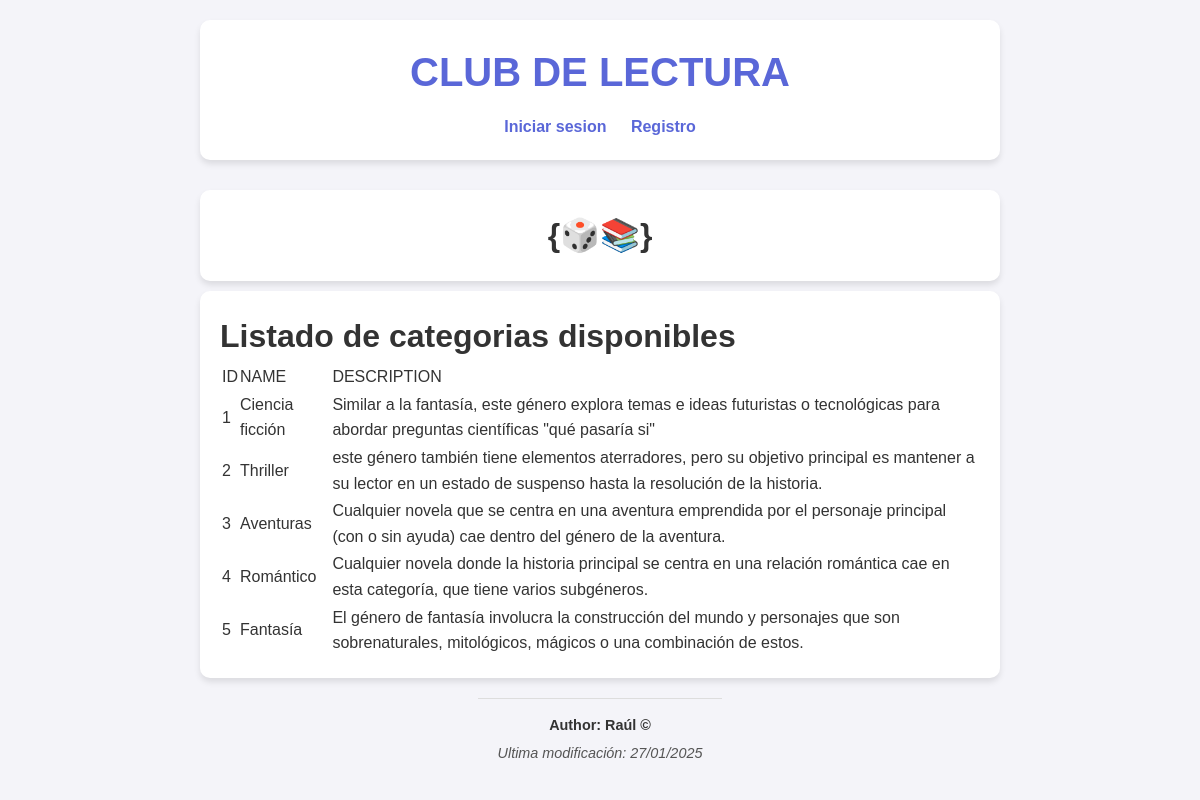
The page / on the database its author committed.
### tables this page shows
CREATE TABLE IF NOT EXISTS `categories` (
  `id` bigint(20) UNSIGNED NOT NULL AUTO_INCREMENT,
  `name` varchar(255) NOT NULL,
  `description` varchar(255) NOT NULL,
  PRIMARY KEY (`id`)
);

### controllers/CategorieController.php (called while the page is built, shortened)
<?php
require_once "models/Categorie.php";
class CategorieController{
    public function index() {
        $categorie = new Categorie();
        $categorias = $categorie->getAllCategories();
        require_once "views/categorie/index.php";
    }
}
?>

### config/conexion.php (called while the page is built)
<?php
class Conexion{
    public static function connect(){
        try {
            $opciones = array(PDO::MYSQL_ATTR_INIT_COMMAND=>"SET NAMES utf8mb4");
            $bd = new PDO("mysql:host=localhost;dbname=club_lectores","raul","rm2223",$opciones);
            $bd->setAttribute(PDO::ATTR_ERRMODE, PDO::ERRMODE_EXCEPTION);
        } catch (PDOException $p) {
            echo "Error ".$p->getMessage()."<br />";
            exit;
        }
        return $bd;
    }
}

### models/Categorie.php (called while the page is built, shortened)
<?php
class Categorie{
    private $db;
    public function __construct(){
        $this->db = Conexion::connect();
    }
    public function getAllCategories(){
        $sql = "SELECT * FROM categories";
        $stmt = $this->db->query($sql,PDO::FETCH_OBJ);
        return $stmt->fetchAll();
    }
}
?>

### views/categorie/index.php (the view)
<?php if(isset($categorias) && (!empty($categorias)) ):?>
<h1>Listado de categorias disponibles</h1>
<table>
    <thead>
        <td>ID</td>
        <td>NAME</td>
        <td>DESCRIPTION</td>
    </thead>
    <tbody>
    <?php foreach($categorias as $categoria):?>
        <tr>
            <td><?= $categoria->id ?></td>
            <td><?= $categoria->name ?></td>
            <td><?= $categoria->description ?></td>
        </tr>
    <?php endforeach;?>
   </tbody>
</table>
<?php endif;?>

### views/layout/header.php (shortened to what this page needs)
<!DOCTYPE html>
<html lang="es">
<head>
    <link rel="stylesheet" href="<?= base_url ?>assets/css/styles.css">
</head>
<body>
    <header>
        <h1 class="titulo">CLUB DE LECTURA</h1>
        <nav>
            <?php if( !isset($_SESSION['logged'])): ?>
                <a href="<?=base_url?>user/login">Iniciar sesion</a>
                <a href="<?=base_url?>user/registrar">Registro</a>
            <?php else:?>
                <a href="<?=base_url?>user/logout">Cerrar sesión</a>
            <?php endif;?>
        </nav>
    </header>
    <div class="layout_content">
        <h1 class="content__title">
            {🎲📚}
        </h1>
    </div>
    <div class="content">

### index.php (shortened to what this page needs)
<?php
require_once "config/conexion.php";
require_once "views/layout/header.php";
    if(isset($_GET['controller']) && isset($_GET['action'])) {
        $nombreController = $_GET['controller']."Controller";
        $action = $_GET['action'];
        if(class_exists($nombreController)){
            $controller = new $nombreController();
            if(method_exists($controller, $action)) {
                $controller->$action();
            }else{
                $nombreController = constant("controller_default");
                $action = constant("action_default");
                $controller = new $nombreController();
                $controller->$action();
            }
        }else{
            $nombreController = constant("controller_default");
            $action = constant("action_default");
            $controller = new $nombreController();
            $controller->$action();
        }
    }else{
        $action = constant("action_default");
        $controller = new $nombreController();
        $controller->$action();
    }
    require_once "views/layout/footer.php"
?>

### views/layout/footer.php
</div>
    <footer>
        <p>Author: Raúl &copy</p>
        <p>Ultima modificación: <?= date('d')?>/<?= date('m')?>/20<?=date('y')?> </p>
    </footer>
</body>
</html>

### assets/css/styles.css (style rules this page uses)
* { margin: 0; padding: 0; box-sizing: border-box; }
body { font-family: Arial, sans-serif; line-height: 1.6; display: flex; flex-direction: column; align-items: center; justify-content: center; background-color: #f4f4f9; color: #333; min-height: 100vh; padding: 20px; }
header { text-align: center; margin-bottom: 20px; padding: 20px; background: #fff; border-radius: 10px; box-shadow: 0 4px 6px rgba(0, 0, 0, 0.1); width: 90%; max-width: 800px; }
header .titulo { font-size: 2.5rem; color: #5a67d8; margin-bottom: 10px; }
nav a { margin: 0 10px; text-decoration: none; color: #5a67d8; font-weight: bold; }
.layout_content { text-align: center; background: #fff; padding: 20px; margin: 10px 0; border-radius: 10px; box-shadow: 0 4px 6px rgba(0, 0, 0, 0.1); width: 90%; max-width: 800px; }
.layout_content .content__title { font-size: 2rem; color: #333; }
.content { width: 90%; max-width: 800px; background: #fff; padding: 20px; border-radius: 10px; box-shadow: 0 4px 6px rgba(0, 0, 0, 0.1); }
footer { text-align: center; background-color: #f4f4f9; color: #555; font-family: 'Arial', sans-serif; padding: 10px 20px; margin-top: 20px; border-top: 1px solid #ddd; font-size: 0.9rem; }
footer p { margin: 5px 0; }
footer p:first-of-type { font-weight: bold; color: #333; }
footer p:last-of-type { font-style: italic; }
.layout_content, .content { position: relative; z-index: 1; }

### rows shown on the page
categories: id "1", name "Ciencia ficción", description "Similar a la fantasía, este género explora temas e ideas futuristas o tecnológicas para abordar preguntas científicas \"qué pasaría si\""
categories: id "2", name "Thriller", description "este género también tiene elementos aterradores, pero su objetivo principal es mantener a su lector en un estado de suspenso hasta la resolución de la historia."
categories: id "3", name "Aventuras", description "Cualquier novela que se centra en una aventura emprendida por el personaje principal (con o sin ayuda) cae dentro del género de la aventura."
categories: id "4", name "Romántico", description "Cualquier novela donde la historia principal se centra en una relación romántica cae en esta categoría, que tiene varios subgéneros."
categories: id "5", name "Fantasía", description "El género de fantasía involucra la construcción del mundo y personajes que son sobrenaturales, mitológicos, mágicos o una combinación de estos."
